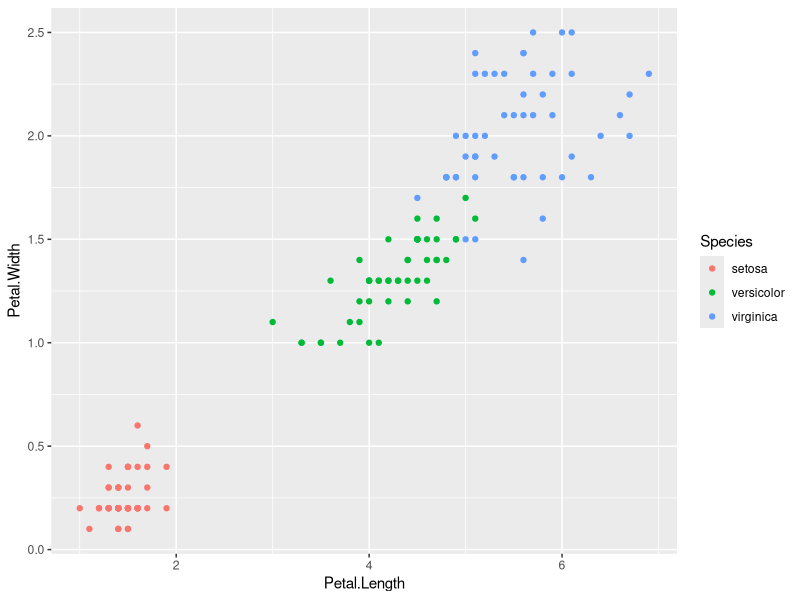
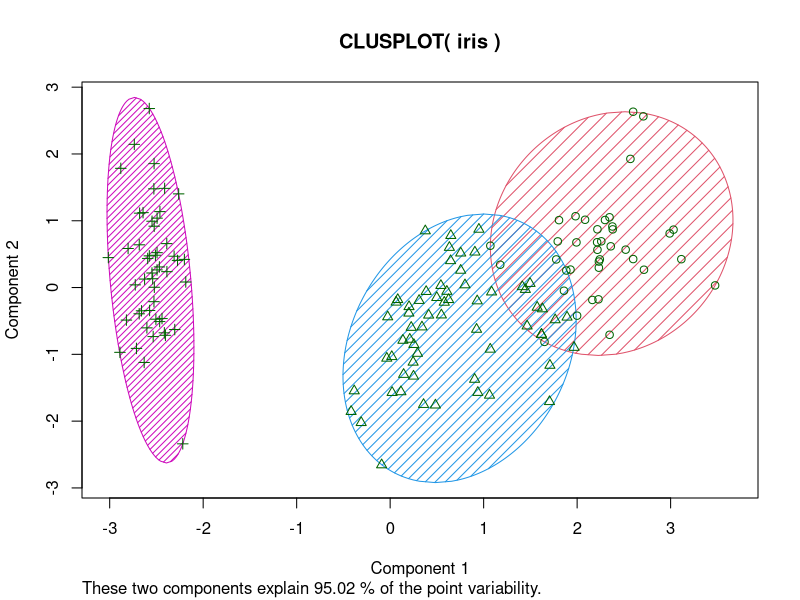

Write the R code that produced these figures, in order.
# K-means Clustering 
# K Means Clustering is an unsupervised learning algorithm that tries to cluster data based on their similarity. Unsupervised learning means that there is no outcome to be predicted, and the algorithm just tries to find patterns in the data. In k means clustering, we have the specify the number of clusters we want the data to be grouped into. The algorithm randomly assigns each observation to a cluster, and finds the centroid of each cluster. Then, the algorithm iterates through two steps:

# Reassign data points to the cluster whose centroid is closest. Calculate new centroid of each cluster. These two steps are repeated till the within cluster variation cannot be reduced any further. The within cluster variation is calculated as the sum of the euclidean distance between the data points and their respective cluster centroids.

# Get the data
# The data set consists of 50 samples from each of three species of Iris (Iris setosa, Iris virginica and Iris versicolor). Four features were measured from each sample: the length and the width of the sepals and petals, in centimetres.
library(datasets)
print(head(iris))

library(ggplot2)
pl <- ggplot(iris, aes(Petal.Length, Petal.Width, color =Species )) + geom_point()
print(pl)

# Clustering 
# Now let's attempt to use the K-means algorithm to cluster the data. Remember that this is an unsupervised learning algorithm, meaning we won't give it any information on the correct labels:

set.seed(101)
# Luckily we already know how many clusters to expect
# kmeans(x, centers, iter.max = 10, nstart = 1,algorithm = c("Hartigan-Wong", "Lloyd", "Forgy", "MacQueen"), trace=FALSE)
irisCluster <- kmeans(iris[, 1:4], 3,nstart=20 )
print(irisCluster)

print(table(irisCluster$cluster, iris$Species))

# Cluster Visualizations
# We can plot the clusters out:
library(cluster)
cl.pl <- clusplot(iris, irisCluster$cluster, color = T, shade =T, label=0, lines=0)
print(cl.pl)

